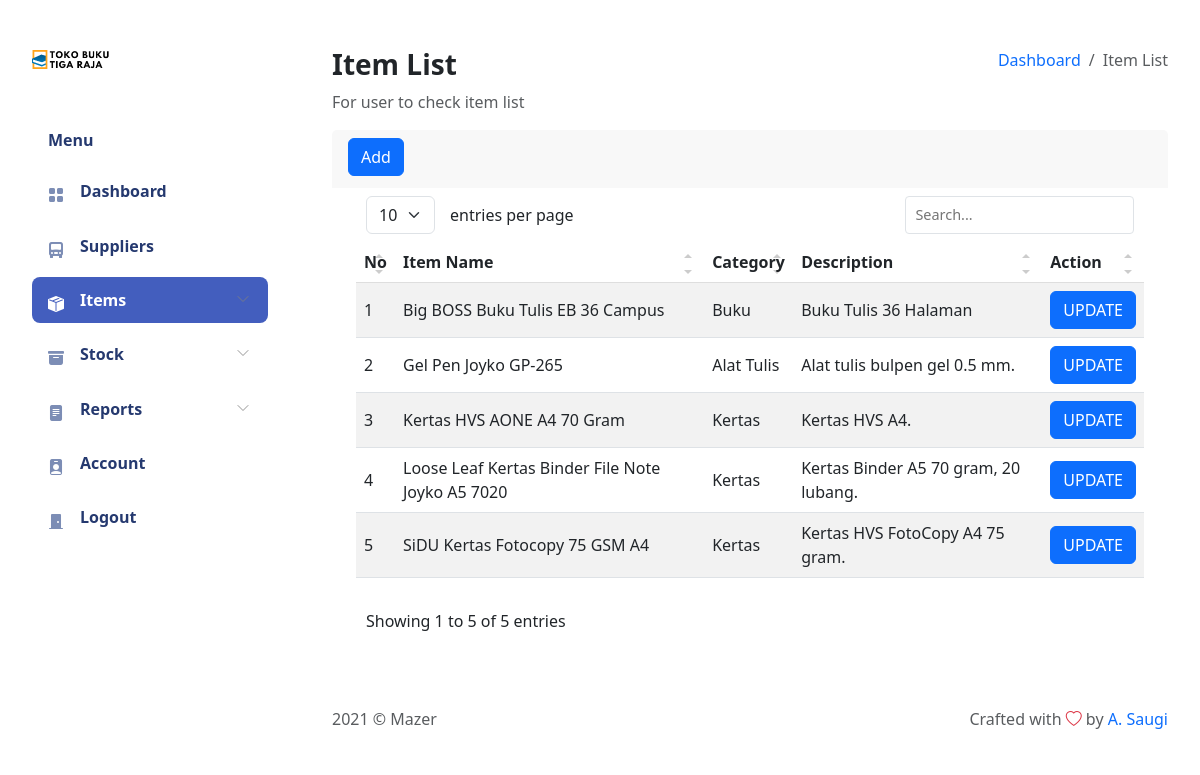
/item-list.php (signed in), run on the app's committed database.
### tables this page shows
CREATE TABLE `tb_item` (
  `id` int(11) NOT NULL,
  `name` varchar(100) NOT NULL,
  `category` int(11) NOT NULL,
  `description` varchar(1500) NOT NULL,
  `date` timestamp NOT NULL DEFAULT current_timestamp(),
  `user` int(11) NOT NULL
);

CREATE TABLE `tb_category` (
  `id` int(11) NOT NULL,
  `category` varchar(100) NOT NULL,
  `date` datetime NOT NULL DEFAULT current_timestamp(),
  `user` int(11) NOT NULL
);

### functions.php (called while the page is built, shortened)
<?php
    $conn = mysqli_connect("localhost", "root", "", "db_inventori");
    if(isset($_SESSION["login"]))
    {
        $username = $_SESSION["username"];
        $query=mysqli_query($conn, "SELECT * FROM tb_account WHERE username ='$username'");
        $row = mysqli_fetch_assoc($query);
        $type = $row["type"];
    }
?>

### item-list.php (the view, shortened to what this page needs)
<?php
    require 'functions.php';
?>
<!DOCTYPE html>
<html lang="en">
<head>
    <link rel="stylesheet" href="assets/vendors/bootstrap/css/bootstrap.min.css">
    <link rel="stylesheet" href="assets/vendors/simple-datatables/style.css">
    <link rel="stylesheet" href="assets/vendors/perfect-scrollbar/perfect-scrollbar.css">
    <link rel="stylesheet" href="assets/vendors/bootstrap-icons/bootstrap-icons.css">
    <link rel="stylesheet" href="assets/css/app.css">
</head>
<body>
    <div id="sidebar" class="active">
        <div class="sidebar-wrapper active">
            <div class="sidebar-header">
                <div class="d-flex justify-content-between">
                    <div class="logo">
                        <a href="dashboard.php"><img src="assets/images/logo/logo.png" alt="Logo" srcset=""></a>
                    </div>
                </div>
            </div>
            <div class="sidebar-menu">
                <ul class="menu" id="navMenus">
                    <li class="sidebar-title">Menu</li>
                    <li class="sidebar-item">
                        <a href="dashboard.php" class="sidebar-link">
                            <i class="bi bi-grid-fill"></i>
                            <span>Dashboard</span>
                        </a>
                    </li>
                    <?php
                        if($type != "Kasir")
                        {
                    ?>
                        <li class="sidebar-item">
                            <a href="suppliers.php" class="sidebar-link">
                                <i class="bi bi-truck-front-fill"></i>
                                <span>Suppliers</span>
                            </a>
                        </li>
                        <li class="sidebar-item has-sub active">
                            <a href="#" class="sidebar-link">
                                <i class="bi bi-box-seam-fill"></i>
                                <span>Items</span>
                            </a>
                        </li>
                    <?php
                        }
                        if($type == "Admin")
                        {
                    ?>
                        <li class="sidebar-item  has-sub">
                            <a href="#" class="sidebar-link">
                                <i class="bi bi-archive-fill"></i>
                                <span>Stock</span>
                            </a>
                        </li>
                    <?php
                        }
                    ?>
                    <?php
                        if($type != "Kasir")
                        {
                    ?>
                        <li class="sidebar-item  has-sub">
                            <a href="#" class="sidebar-link">
                                <i class="bi bi-file-text-fill"></i>
                                <span>Reports</span>
                            </a>
                        </li>
                    <?php
                        }
                    ?>
                    <?php
                        if($type == "Admin")
                        {
                    ?>
                        <li class="sidebar-item">
                            <a href="account-list.php" class="sidebar-link" onclick="active()">
                                <i class="bi bi-person-badge-fill"></i>
                                <span>Account</span>
                            </a>
                        </li>
                    <?php
                        }
                    ?>
                    <li class="sidebar-item">
                        <a href="#" class="sidebar-link" data-bs-toggle="modal" data-bs-target="#logoutModal">
                            <i class="bi bi-door-closed-fill"></i>
                            <span>Logout</span>
                        </a>
                    </li>
                </ul>
            </div>
        </div>
    </div>
    <div id="main">
        <div class="page-heading">
            <div class="page-title">
                <div class="row">
                    <div class="col-12 col-md-6 order-md-1 order-last">
                        <h3>Item List</h3>
                        <p class="text-subtitle text-muted">For user to check item list</p>
                    </div>
                    <div class="col-12 col-md-6 order-md-2 order-first">
                        <nav aria-label="breadcrumb" class="breadcrumb-header float-start float-lg-end">
                            <ol class="breadcrumb">
                                <li class="breadcrumb-item"><a href="dashboard.html">Dashboard</a></li>
                                <li class="breadcrumb-item active" aria-current="page">Item List</li>
                            </ol>
                        </nav>
                    </div>
                </div>
            </div>
            <section class="section">
                <div class="card">
                    <div class="card-header">
                        <button type="Add" class="btn btn-primary me-1 mb-1" data-bs-toggle="modal" data-bs-target="#staticBackdrop">Add</button>
                    </div>
                    <div class="card-body">
                        <div class="modal fade" id="staticBackdrop" data-bs-backdrop="static" data-bs-keyboard="false" tabindex="-1" aria-labelledby="staticBackdropLabel" aria-hidden="true">
                        </div>
                        <table class="table table-striped" id="table1">
                            <thead>
                                <tr>
                                    <th>No</th>
                                    <th>Item Name</th>
                                    <th>Category</th>
                                    <th>Description</th>
                                    <th colspan="2">Action</th>
                                </tr>
                            </thead>
                            <tbody>
                                <?php
                                    $sSQL="SELECT tb_item.id, tb_item.name, tb_category.category, tb_item.description
                                        FROM tb_item INNER JOIN tb_category ON tb_item.category = tb_category.id order by name";
                                    $result=mysqli_query($conn, $sSQL);
                                    if (mysqli_num_rows($result) > 0)
                                    {
                                        $no = 0;
                                        while ($row=mysqli_fetch_assoc($result))
                                        {
                                            $name = $row['name'];
                                            $category = $row['category'];
                                            $description = $row['description'];
                                            $no = $no + 1;
                                ?>
                                            <tr>
                                                <td width="4%"><?php echo $no;?></td>
                                                <td><?php echo $name;?></td>
                                                <td><?php echo $category;?></td>
                                                <td><?php echo $description;?></td>
                                                <td width="4%">
                                                    <a href="update_item.php?id=<?php echo $row["id"] ?>"><button class='btn btn-primary'>UPDATE</button></a>
                                                </td>
                                            </tr>
                                <?php
                                        }
                                    }
                                ?>
                            </tbody>
                        </table>
                    </div>
                </div>
            </section>
        </div>
        <footer>
            <div class="footer clearfix mb-0 text-muted">
                <div class="float-start">
                    <p>2021 &copy; Mazer</p>
                </div>
                <div class="float-end">
                    <p>Crafted with <span class="text-danger"><i class="bi bi-heart"></i></span> by <a
                            href="http://ahmadsaugi.com">A. Saugi</a></p>
                </div>
            </div>
        </footer>
    </div>
</body>
</html>

### assets/css/app.css (style rules this page uses)
.btn.btn-danger,.btn.btn-info,.btn.btn-primary,.btn.btn-secondary,.btn.btn-success,.btn.btn-warning { color:#fff }
.card { margin-bottom:2.2rem;border:none }
.card .card-header { border:none }
.card .card-header~.card-body { padding-top:0 }
.card .card-body { padding:1.5rem }
#sidebar.active .sidebar-wrapper { left:0 }
.sidebar-wrapper { width:300px; height:100vh; position:fixed; top:0; z-index:10; overflow-y:auto; background-color:#fff; bottom:0; transition:left .5s ease-out }
.sidebar-wrapper .sidebar-header { padding:2rem 2rem 1rem; font-size:2rem; font-weight:700 }
.sidebar-wrapper .sidebar-header img { height:1.2rem }
.sidebar-wrapper .menu { margin-top:2rem; padding:0 2rem; font-weight:600 }
.sidebar-wrapper .menu .sidebar-title { padding:0 1rem; margin:1.5rem 0 1rem; font-size:1rem; list-style:none; font-weight:600; color:#25396f }
.sidebar-wrapper .menu .sidebar-link { display:block; padding:.7rem 1rem; font-size:1rem; display:flex; align-items:center; border-radius:.5rem;transition:all .5s; text-decoration:none; color:#25396f }
.sidebar-wrapper .menu .sidebar-link i,.sidebar-wrapper .menu .sidebar-link svg { color:#7c8db5 }
.sidebar-wrapper .menu .sidebar-link span { margin-left:1rem }
.sidebar-wrapper .menu .sidebar-item { list-style:none; margin-top:.5rem; position:relative }
.sidebar-wrapper .menu .sidebar-item.has-sub .sidebar-link:after { position:absolute; color:#ccc; right:15px; top:12px; display:block }
.sidebar-wrapper .menu .sidebar-item.active .sidebar-link { background-color:#435ebe }
.sidebar-wrapper .menu .sidebar-item.active .sidebar-link span { color:#fff }
.sidebar-wrapper .menu .sidebar-item.active .sidebar-link i,.sidebar-wrapper .menu .sidebar-item.active .sidebar-link svg { fill:#fff; color:#fff }
.dataTable-table td,.dataTable-table thead th,.table td,.table thead th { vertical-align:middle }
.dataTable-table:not(.table-borderless) thead th,.table:not(.table-borderless) thead th { border-bottom:1px solid #dedede!important }
.bi { width:1rem; height:1rem }
#main { margin-left:300px; padding:2rem }
.page-heading { margin:0 0 2rem }
.page-heading h3 { font-weight:700 }
a { text-decoration:none }

### data on the page
tb_item: name "Big BOSS Buku Tulis EB 36 Campus", category.category "Buku", description "Buku Tulis 36 Halaman"
tb_item: name "Gel Pen Joyko GP-265", category.category "Alat Tulis", description "Alat tulis bulpen gel 0.5 mm."
tb_item: name "Kertas HVS AONE A4 70 Gram", category.category "Kertas", description "Kertas HVS A4."
tb_item: name "Loose Leaf Kertas Binder File Note Joyko A5 7020", category.category "Kertas", description "Kertas Binder A5 70 gram, 20 lubang."
tb_item: name "SiDU Kertas Fotocopy 75 GSM A4", category.category "Kertas", description "Kertas HVS FotoCopy A4 75 gram."
